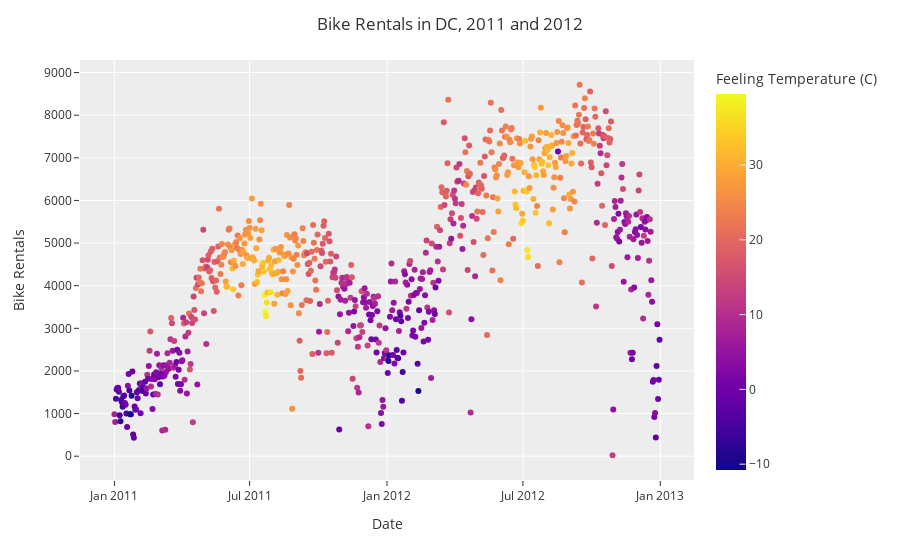

The notebook cell this image was saved under:
### Markdown cell above
## Exploratory data analysis

8.  Recreate the following visualization, and interpret it in context of the data. **Hint:** You will need to use one of the variables you created above. The temperature plotted is the feeling temperature. To get a nice title on the color bar I used:

        fig.update_layout(coloraxis_colorbar_title='Feeling Temperature (C)')

![Bike Rental](images/BikeRentalTemp.jpg)

9.  Create a visualization displaying the relationship between bike rentals and season. Interpret the plot in context of the data.

### Code cell
# Visualization - recreate the graph
fig = px.scatter(DF,
                 x='dteday',
                 y='cnt',
                 color='feeling_temp')

fig.update_layout(title='Bike Rentals in DC, 2011 and 2012',
                  title_x=0.5,
                  xaxis_title='Date',
                  yaxis_title='Bike Rentals',
                  coloraxis_colorbar_title='Feeling Temperature (C)',
                  template='ggplot2')

fig.show()

### Figure 1 — Plotly figure (JSON) as saved in the notebook; plotly's stock layout.template omitted (floating-point values rounded to 4 significant figures; data arrays with more than 128 entries replaced by an {"elided": "..."} marker saying what was removed)
{"data": [{"hovertemplate": "dteday=%{x}<br>cnt=%{y}<br>feeling_temp=%{marker.color}<extra></extra>", "legendgroup": "", "marker": {"color": {"elided": "731 float values"}, "coloraxis": "coloraxis", "symbol": "circle"}, "mode": "markers", "name": "", "orientation": "v", "showlegend": false, "type": "scatter", "x": {"elided": "731 str values"}, "xaxis": "x", "y": {"elided": "731 int values"}, "yaxis": "y"}], "layout": {"autosize": true, "coloraxis": {"colorbar": {"title": {"text": "Feeling Temperature (C)"}}, "colorscale": [[0, "#0d0887"], [0.1111, "#46039f"], [0.2222, "#7201a8"], [0.3333, "#9c179e"], [0.4444, "#bd3786"], [0.5556, "#d8576b"], [0.6667, "#ed7953"], [0.7778, "#fb9f3a"], [0.8889, "#fdca26"], [1, "#f0f921"]]}, "legend": {"tracegroupgap": 0}, "margin": {"t": 60}, "title": {"text": "Bike Rentals in DC, 2011 and 2012", "x": 0.5}, "xaxis": {"anchor": "y", "autorange": true, "domain": [0, 1], "range": ["2010-11-17 02:13:54.3348", "2013-02-13 21:46:05.6652"], "title": {"text": "Date"}, "type": "date"}, "yaxis": {"anchor": "x", "autorange": true, "domain": [0, 1], "range": [-651.0, 9387.0], "title": {"text": "Bike Rentals"}, "type": "linear"}}}
